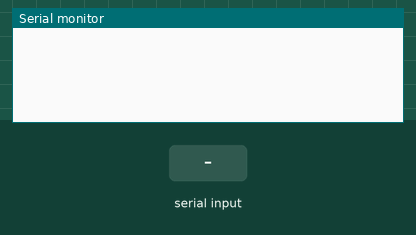
Simulated run of this program. Board: ESP32. Parts: the last lines printed to the serial monitor. Inputs (shaded band) come from the test bench. Storage starts empty.

Above: at 1.2 s.
1.3 s: "1" received over the second serial link
At 2.8 s:
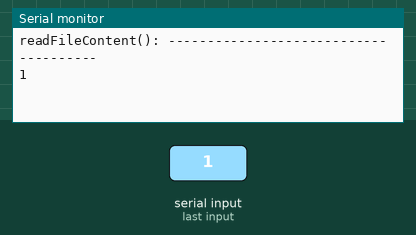
3.5 s: "0" received over the second serial link
At 4.8 s:
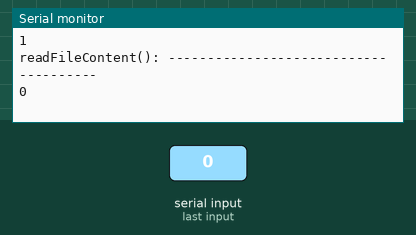
5.0 s: "2" received over the second serial link
At 6.4 s:
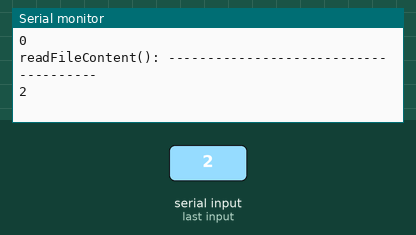
Timing chart, 0 to 8.0 s (numbered marks = the images above; inputs shaded):
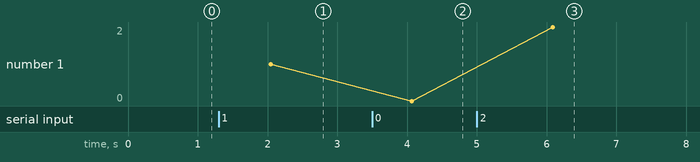

Measured:
- after the input at 1.3 s, the serial monitor: prints a new line after 0.74 s (image 1)
- after the input at 3.5 s, the serial monitor: prints a new line after 0.57 s (image 2)
- after the input at 5.0 s, the serial monitor: prints a new line after 1.1 s (image 3)
- plotted number 1: 1 → 0 after the input at 3.5 s, 0 → 2 after the input at 5.0 s

The program:

main.cpp
```cpp
#include <Arduino.h>
#include <SPIFFS.h>
#include <mutex>

File dataFile; // File object for storing data
// std::mutex fileMutex; // Mutex for file access
SemaphoreHandle_t mutex; // Mutex pro synchronizaci přístupu k proměnné

String getFileContext()
{
  String out = "";
  try
  {
    dataFile = SPIFFS.open("/data.txt", FILE_READ);
    if (!dataFile)
    {
      throw "Nepodarilo se otevrit soubor pro cteni.";
    }

    // Serial.println("\nObsah souboru:");
    dataFile.seek(0); // Move the file pointer to the beginning of the file
    while (dataFile.available())
    {
      out = out + dataFile.read();
    }
    dataFile.close();

    return out;
  }
  catch (const char *error)
  {
    // throw error;
    return error;
    // Serial.println(error);
  }
}
String readFileContent() {
    String content = "";
    xSemaphoreTake(mutex, portMAX_DELAY);

    dataFile = SPIFFS.open("/data.txt", FILE_READ);
    if (dataFile) {
        dataFile.seek(0); // Move the file pointer to the beginning of the file
        while (dataFile.available()) {
            char ch = dataFile.read(); // Read one character
            content += ch;             // Append character to content
        }
        dataFile.close(); // Close the file
    }
    xSemaphoreGive(mutex);

    return content;
}

void readUartAndSaveToFile(void *pvParameters)
{
    TickType_t lastExecutionTime = xTaskGetTickCount(); // Uložení času posledního spuštění úlohy

    while (true)
    {
        // Čtení dat z UARTu a ukládání do souboru
        if (Serial1.available())
        {                             // Pokud jsou k dispozici data k přijetí na UART1
            String receivedData = ""; // Inicializace řetězce pro ukládání přijatých dat
            while (Serial1.available())
            {                             // Čtení všech dostupných dat z UART1
                char ch = Serial1.read(); // Čtení jednoho znaku
                receivedData += ch;       // Přidání znaku do řetězce receivedData
            }
            // Serial.println(receivedData); // Vypsání přijatých dat do sériového monitoru

            // std::lock_guard<std::mutex> lock(fileMutex); // Acquire mutex lock before writing to the file
            xSemaphoreTake(mutex, portMAX_DELAY);

            dataFile = SPIFFS.open("/data.txt", FILE_WRITE);

            dataFile.println(receivedData); // Write received data to the file
            dataFile.close();               // Close the file
            xSemaphoreGive(mutex);
        }

        // Kontrola času a výpis souboru na sériový monitor jednou za 5 sekund
        if (xTaskGetTickCount() - lastExecutionTime >= pdMS_TO_TICKS(2000))
        {
            lastExecutionTime = xTaskGetTickCount(); // Aktualizace času posledního spuštění úlohy
                                                     // Výpis obsahu souboru na sériový monitor
                                                     // std::lock_guard<std::mutex> lock(fileMutex); // Acquire mutex lock before reading from the file
            // xSemaphoreTake(mutex, portMAX_DELAY);

            // dataFile = SPIFFS.open("/data.txt", FILE_READ);

            // dataFile.seek(0); // Move the file pointer to the beginning of the file
            // while (dataFile.available())
            // {                              // Read all available data from the file
            //     char ch = dataFile.read(); // Read one character
            //     Serial.print(ch);          // Print the character to the serial monitor
            // }
            // dataFile.close(); // Close the file

            // Serial.println("getFileContext(): --------------------------------------");
            // String getF = getFileContext();

            Serial.println("readFileContent(): --------------------------------------");
            String getF = readFileContent();

            Serial.println(getF);

            // xSemaphoreGive(mutex);
        }

        vTaskDelay(pdMS_TO_TICKS(100)); // Zpoždění 1 ms
    }
}

void setup()
{
    Serial.begin(9600);                      // Initialize serial communication for the serial monitor
    Serial1.begin(9600, SERIAL_8N1, 25, 26); // Initialize UART1 with custom pins

    if (!SPIFFS.begin())
    { // Initialize SPIFFS
        Serial.println("Failed to mount file system");
        return;
    }

    // dataFile = SPIFFS.open("/data.txt", FILE_APPEND); // Open the data file in append mode
    // if (!dataFile)
    // {
    //     Serial.println("Failed to open data file");
    //     return;
    // }

    mutex = xSemaphoreCreateMutex(); // Create a mutex semaphore
    if (mutex == NULL)
    {
        Serial.println("Failed to create mutex");
        return;
    }

    xTaskCreatePinnedToCore(readUartAndSaveToFile, "ReadUART", 10000, NULL, 1, NULL, 0); // Create a task for reading UART data and saving to file
}

void loop()
{
    // Empty loop
}
```
